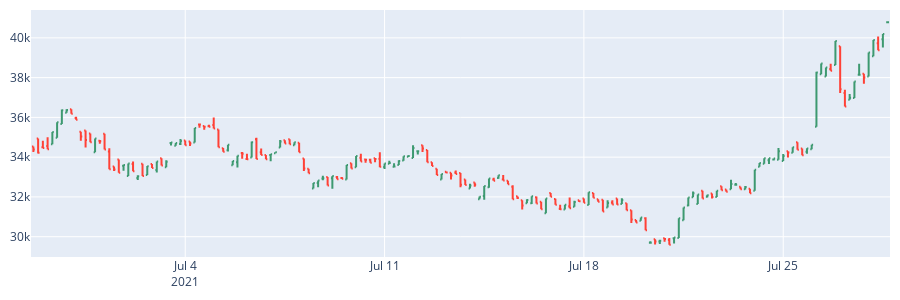

This figure's notebook cell:
### Code cell
fig = go.Figure(go.Ohlc(x = ohlc_data['time'],
              open=ohlc_data['open'],
              high=ohlc_data['high'],
              low=ohlc_data['low'],
              close=ohlc_data['close'],
              name='Price',
              title='Candle Chart for One Month Data'))


fig.update(layout_xaxis_rangeslider_visible=False)
fig.update_layout(margin=dict(l=10, r=10, t=10, b=10), width=900, height=300)
fig.show()

### Figure 1 — Plotly figure (JSON) as saved in the notebook; plotly's stock layout.template omitted (floating-point values rounded to 4 significant figures; data arrays with more than 128 entries replaced by an {"elided": "..."} marker saying what was removed)
{"data": [{"close": {"elided": "181 float values"}, "high": {"elided": "181 float values"}, "low": {"elided": "181 float values"}, "name": "Price", "open": {"elided": "181 float values"}, "type": "ohlc", "x": {"elided": "181 str values"}}], "layout": {"height": 300, "margin": {"b": 10, "l": 10, "r": 10, "t": 10}, "width": 900, "xaxis": {"rangeslider": {"visible": false}}}}
